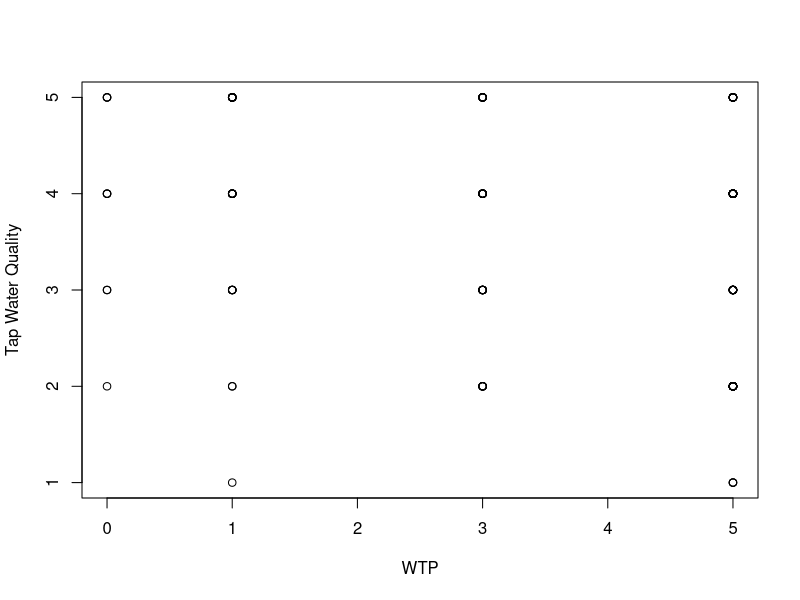
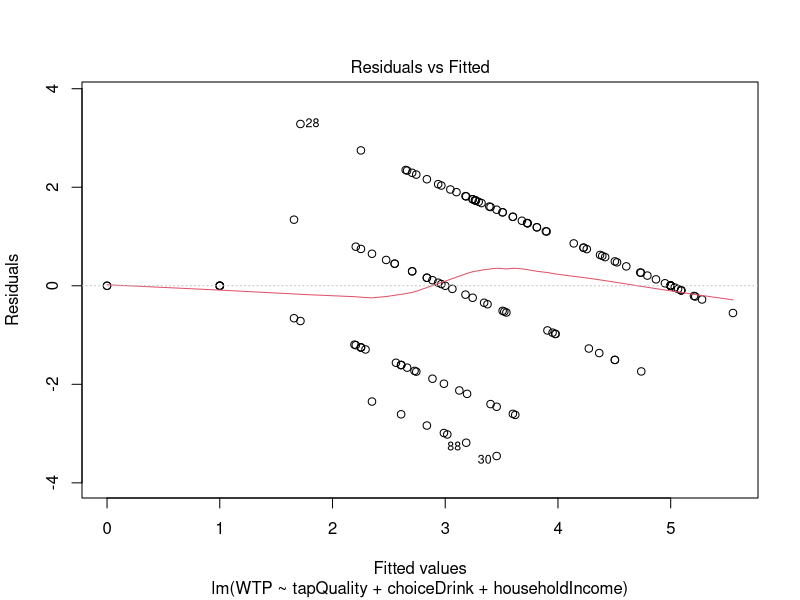
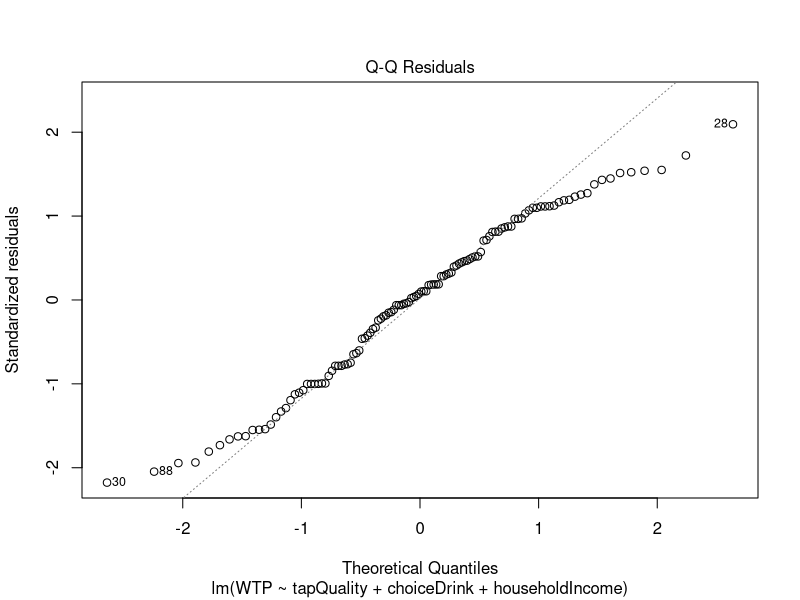
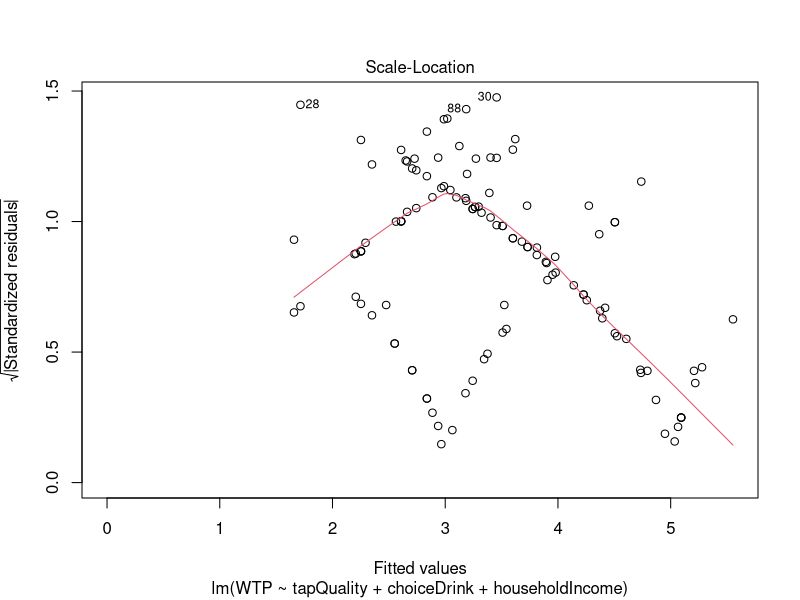
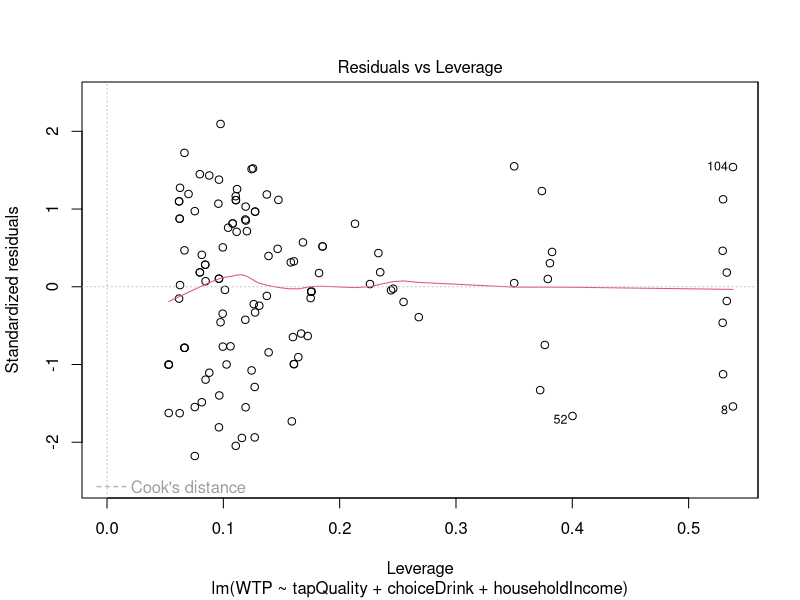

Here is the R script that generated these plots, in order: (Note: this script raises an error after producing the figures.)
library(readxl)
library(dplyr)
WTP <- read_excel("WTP water treatment improvement_April 26, 2022_08.31.xlsx")
# View(WTP_water_treatment_improvement_April_26_2022_08_31)

# Data Cleaning + Wrangling

WTP <- subset(WTP, select = c('Q1', 'Q2', 'Q3', 'Q4_1', 'Q5', 'Q6',
                              'Q7', 'Q8', 'Q9', 'Q10', 'Q11', 'Q12'))

WTP <- WTP %>% rename('WTP'='Q1', 'region'='Q2', 'typicalWaSource' = 'Q3', 
                      'tapQuality' = 'Q4_1',
                      'reuseBottle' = 'Q5', 'waterIntake' = 'Q6', 'choiceDrink'
                      = 'Q7', 'areaSize' = 'Q8', 'householdIncome' = 'Q9',
                      'race' = 'Q10', 'sex' = 'Q11', 'birthYear' = 'Q12')
# Removing the answers from in class survey
N = 15

WTPfull <- tail(WTP, -N)

WTPnoNA <- na.omit(WTPfull)

WTPnoNA$WTP = as.numeric(gsub("\\$", "", WTPnoNA$WTP))

WTPnoNA$tapQuality = as.numeric(WTPnoNA$tapQuality)

WTPnoNA <- WTPnoNA[-3,]
WTPnoNA <- WTPnoNA[-31,]
WTPnoNA <- WTPnoNA[-39,]
WTPnoNA <- WTPnoNA[-47,]
WTPnoNA <- WTPnoNA[-75,]
WTPnoNA <- WTPnoNA[-89,]
WTPnoNA <- WTPnoNA[-119,]
WTPnoNA <- WTPnoNA[-3,]

WTPnoNA$birthYear = as.numeric(WTPnoNA$birthYear)
mean(WTPnoNA$birthYear)


WTPfull <- WTPfull[-31,]
WTPfull <- WTPfull[-34,]
WTPfull <- WTPfull[-55,]
WTPfull <- WTPfull[-75,]
WTPfull <- WTPfull[-80,]
WTPfull <- WTPfull[-94,]
WTPfull <- WTPfull[-108,]

# Exploratory analysis

library(writexl)

# write_xlsx(WTPnoNA, "C:\\RStudio\\WTP-watertreatment-\\wtpcleaned.xlsx")
# write_xlsx(WTP, "C:\\RStudio\\WTP-watertreatment-\\wtpfull.xlsx")


plot(WTPnoNA$WTP, WTPnoNA$tapQuality, xlab = "WTP", ylab= "Tap Water Quality")

WTPnoNA$reuseBottleCat <- as.factor(WTPnoNA$reuseBottle)

mod1 <- lm(formula = WTP ~ tapQuality + choiceDrink + householdIncome, data = WTPnoNA)
summary(mod1)
plot(mod1)

mod2 <- lm(formula = WTP ~ areaSize + householdIncome + race + sex + birthYear, 
           data = WTPnoNA)
summary(mod2)

mod3 <- lm(formula = WTP ~ region + waterIntake + tapQuality + reuseBottle, data = WTPnoNA)
summary(mod3)

mod4 <- lm(formula = WTP ~ reuseBottle, data=WTPnoNA)
summary(mod4)

median(WTPnoNA$tapQuality)
mode(WTPnoNA$tapQuality)

whitewtp <- subset(WTPnoNA$race == White)

WTPnoNA <- WTPnoNA[-65,]

mean(WTPnoNA$WTP)

colorIncome <- viridis(nrow(WTPnoNA))


boxy <- boxplot(WTP ~ householdIncome, data = WTPnoNA, xlab = "Household Income",
                main = "Respondents WTP based on Household Income", col = viridis::viridis(6, alpha=1))

box2 <- boxplot(WTP ~ areaSize, data = WTPnoNA, xlab = "Area Size", 
                main = "Respondents WTP based on Area Size", col = viridis::viridis(5, alpha = 1))

box3 <- boxplot(WTP ~ waterIntake, data = WTPnoNA, xlab = "Water Intake", 
                main = "Respondents WTP based on Daily Water Intake",
                col = viridis::viridis(4, alpha=1))
t.test(WTP ~ householdIncome, data = WTPnoNA)
